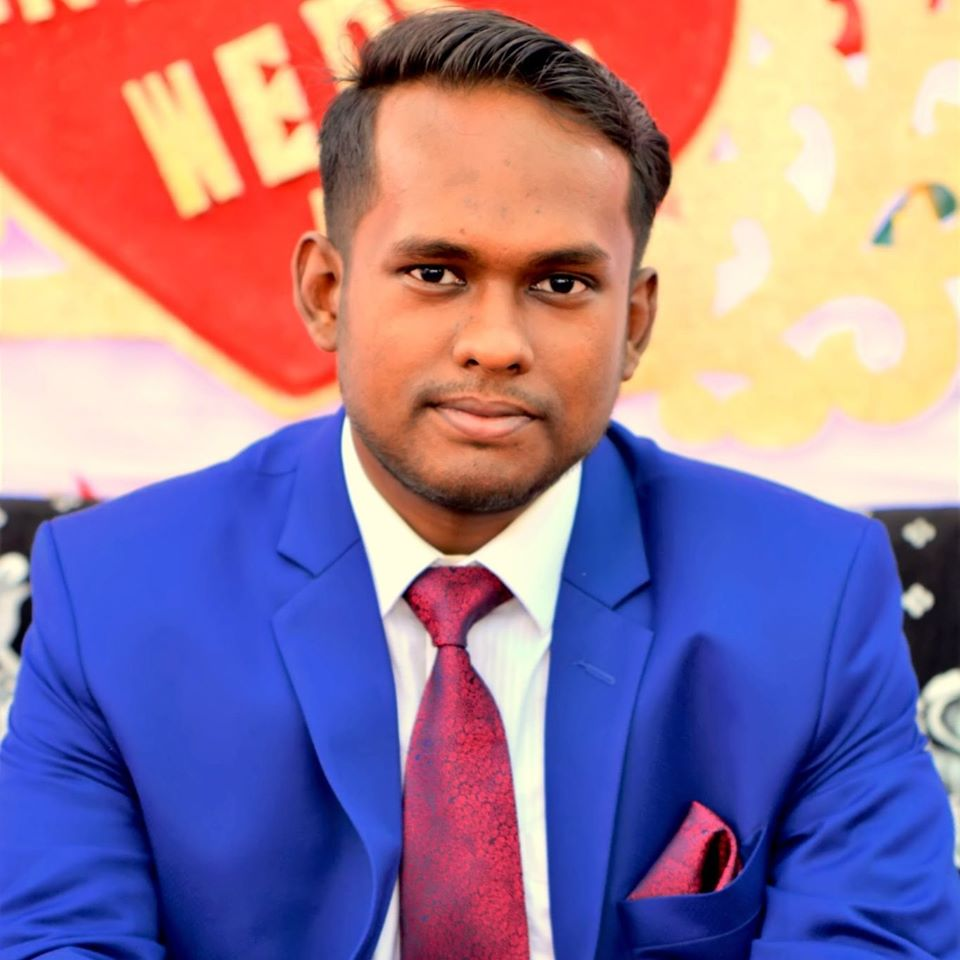
#> input picture hw1/solution/me_original.jpg, 960 x 960 px
$ python solution_code.py
#> lines starting #> are read from the running program, lines starting #| are printed output that depends on the picture

import numpy as np
import cv2
import matplotlib.pyplot as plt

def show_images(original_img, transformed_img, title):
    final_frame = cv2.hconcat((original_img, transformed_img))
    cv2.imshow(title, final_frame)
    cv2.waitKey(0)
    # [5 lines of commented-out code are left out]

def blurring_img(img):
    kernel = (5, 5)
    # blurred_img = cv2.blur(img, kernel) # average blurring
    blurred_img = cv2.GaussianBlur(img, kernel, 0) # Gaussian blurring
    # blurred_img = cv2.medianBlur(img,5) # median blurring
    show_images(img, blurred_img, 'Blurred')
    # cv2.imshow("Transformed", blurred_img)
    # plt.show()

def rotating_img(img, isRGB):
    if isRGB:
        rows, cols = img.shape[:2]
    else:
        rows, cols = img.shape
    temp = cv2.getRotationMatrix2D((cols/2,rows/2),90,1)
    rotated_img = cv2.warpAffine(img,temp,(cols,rows))
    show_images(img, rotated_img, 'Rotated')

def just_ops(color_img, gray_img):
    bgr_img = cv2.cvtColor(gray_img, cv2.COLOR_GRAY2BGR)
    plus = color_img + bgr_img
    minus = color_img - bgr_img + 100
    # minus_absolute = np.absolute(minus) + 100
    # cv2.imshow("aaa", minus)

def transform_affine(img, isRGB):
    if isRGB:
        rows,cols,ch = img.shape
    else:
        rows,cols = img.shape
    pt1 = np.float32([[50,50],[200,50],[50,200]])
    pt2 = np.float32([[10,100],[200,50],[100,250]])
    temp = cv2.getAffineTransform(pt1,pt2)
    affined = cv2.warpAffine(img,temp,(cols,rows))
    show_images(img, affined, 'affined')

def rgb2hsb(img):
    hsb_img = cv2.cvtColor(img, cv2.COLOR_BGR2HSV)
    show_images(img, hsb_img, 'hsb')

def gray2rgb(img):
    bgr_img = cv2.cvtColor(img, cv2.COLOR_GRAY2BGR)
    cv2.imshow('gray', img)
    cv2.imshow('bgr', bgr_img)

def concat_images(imga, imgb):
    """
    Combines two color image ndarrays side-by-side.
    """
    ha,wa = imga.shape[:2]
    hb,wb = imgb.shape[:2]
    max_height = np.max([ha, hb])
    total_width = wa+wb
    new_img = np.zeros(shape=(max_height, total_width, 3))
    new_img[:ha,:wa]=imga
    new_img[:hb,wa:wa+wb]=imgb
    return new_img

def make_pyramid(img):
    output = img.copy()
    layer = img.copy()
    while True:
        row_layer, col_layer = layer.shape[:2]
        if row_layer==1 and col_layer==1:
            break
        layer = cv2.pyrDown(layer)
        print("Size: " + str(layer.shape))
        output = concat_images(output, layer)
    cv2.imshow("pyramid", output.astype('uint8'))
    print(img.shape) # (960, 960, 3)
    print(output.shape) # (960, 1890, 3)

main_img = cv2.imread("me_original.jpg")
#> main_img is the input picture: shape (960, 960, 3); mean B, G, R 149.5, 120.3, 151.5
original_img = cv2.imread("me_blue.jpg")
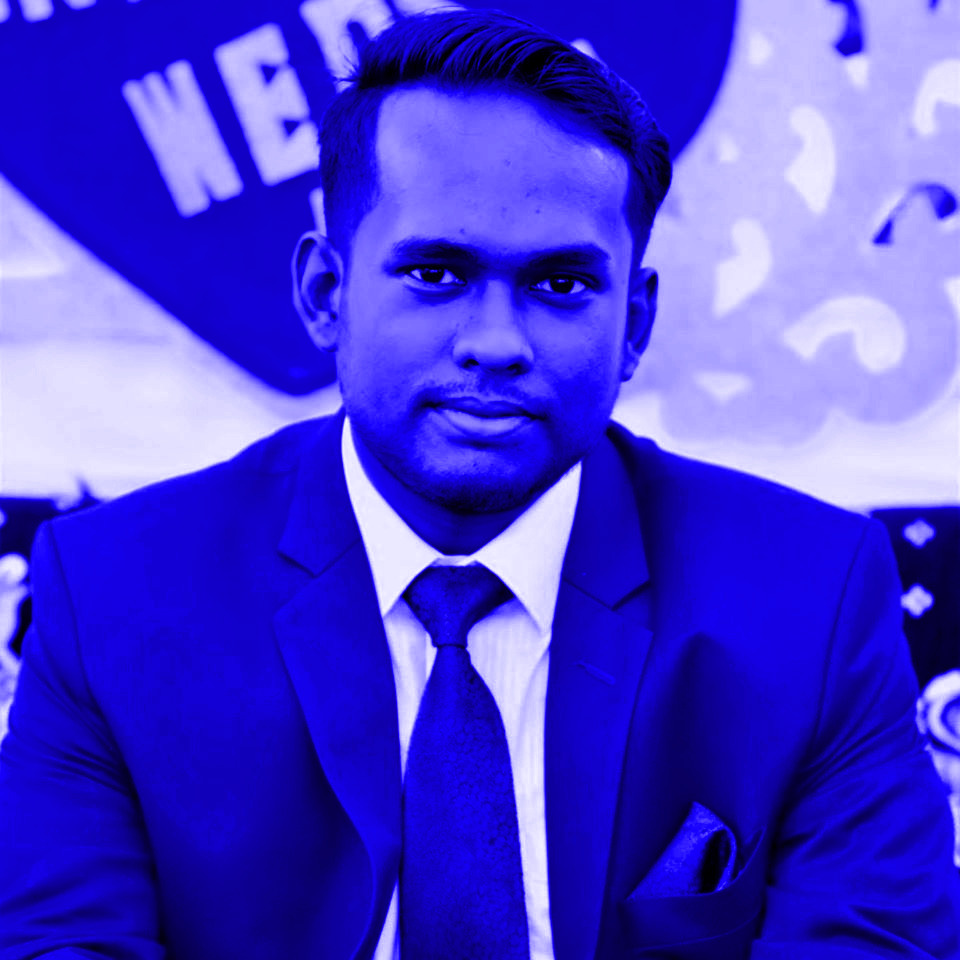
#> input picture hw1/solution/me_blue.jpg, 960 x 960 px
#> original_img is the input picture: shape (960, 960, 3); mean B, G, R 208.4, 60, 73.3
gray_img = cv2.cvtColor(original_img, cv2.COLOR_BGR2GRAY)
cv2.imshow('original', original_img)
cv2.imshow('grayscale', gray_img)

# # 5 transformations:
# # 1. blurring
blurring_img(original_img)
blurring_img(gray_img)
#
# # 2. rotation
rotating_img(original_img, isRGB=True)
rotating_img(gray_img, isRGB=False)
#
# # 3.
just_ops(original_img, gray_img)
#> in just_ops, `plus = color_img + bgr_img`:
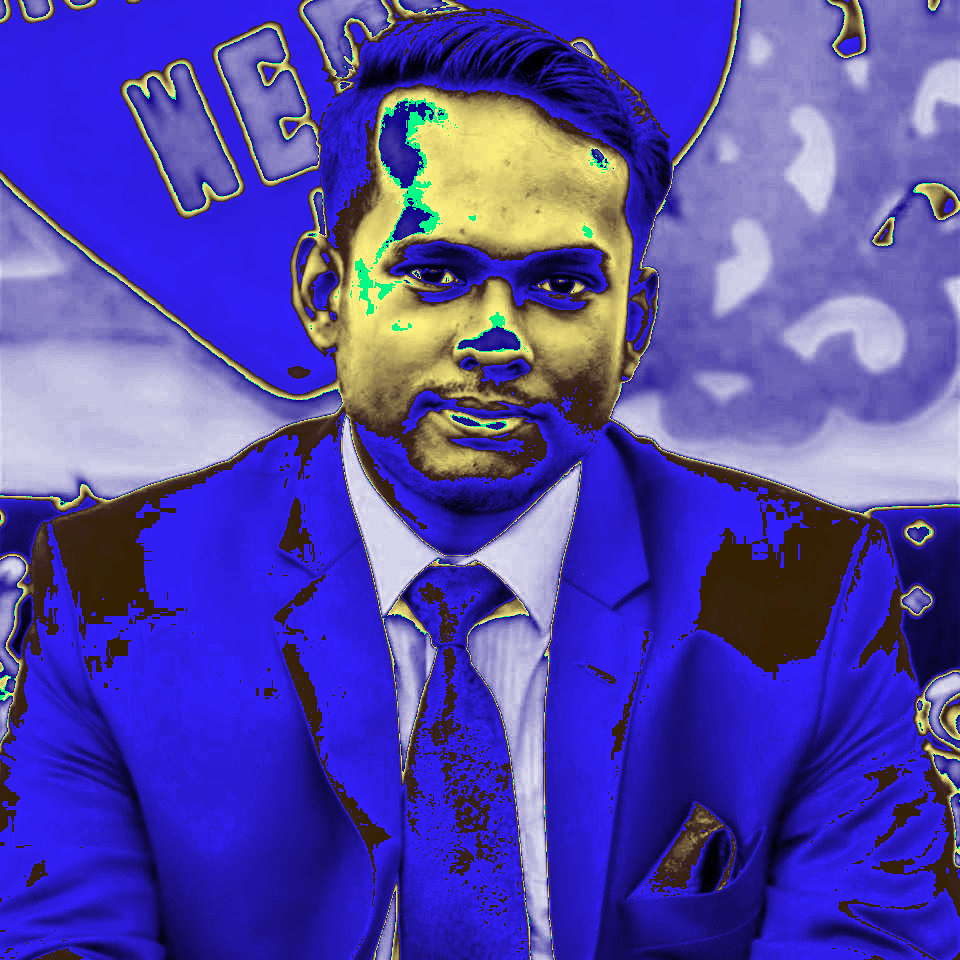
#> plus: shape (960, 960, 3); mean B, G, R 170.3, 70.6, 82.3
#> in just_ops, `minus = color_img - bgr_img + 100`:
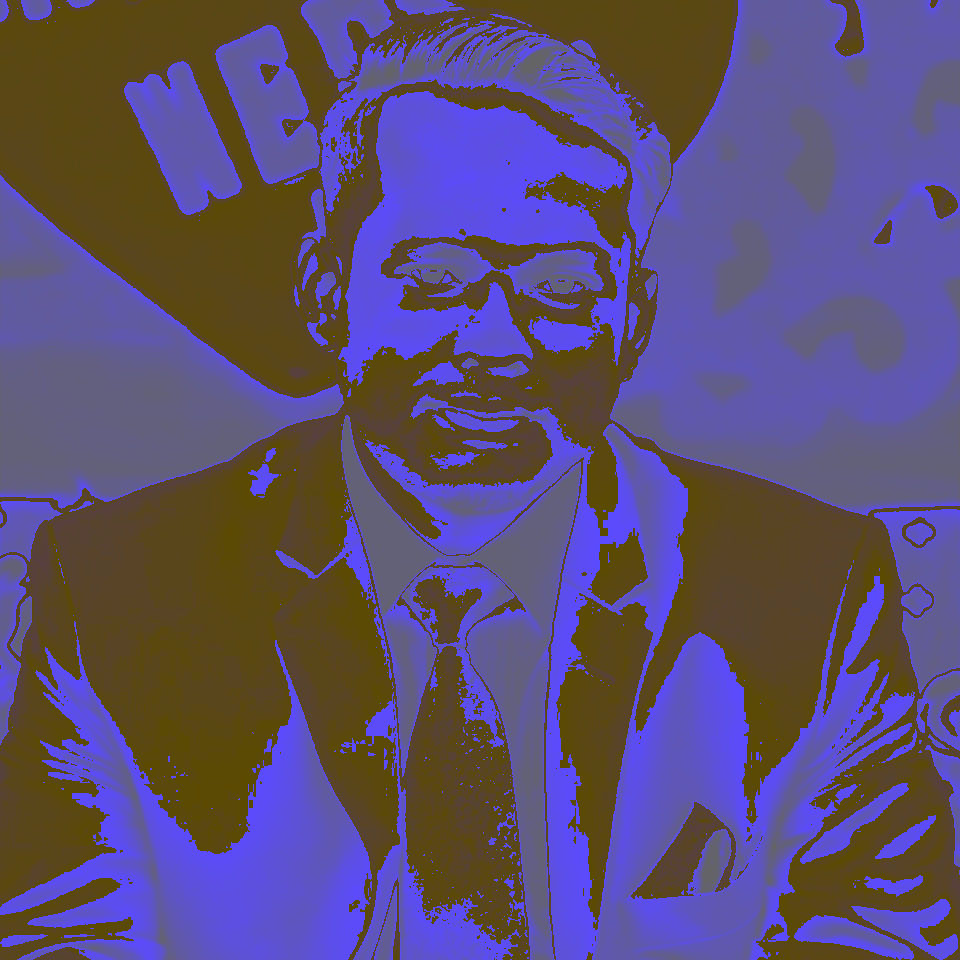
#> minus: shape (960, 960, 3); mean B, G, R 114, 79.1, 92.4
#
# # 4. affine transformation
transform_affine(original_img, isRGB=True)
transform_affine(gray_img, isRGB=False)
#> call 2 of transform_affine, with isRGB = False
#> in transform_affine (call 2), `affined = cv2.warpAffine(img,temp,(cols,rows))`:
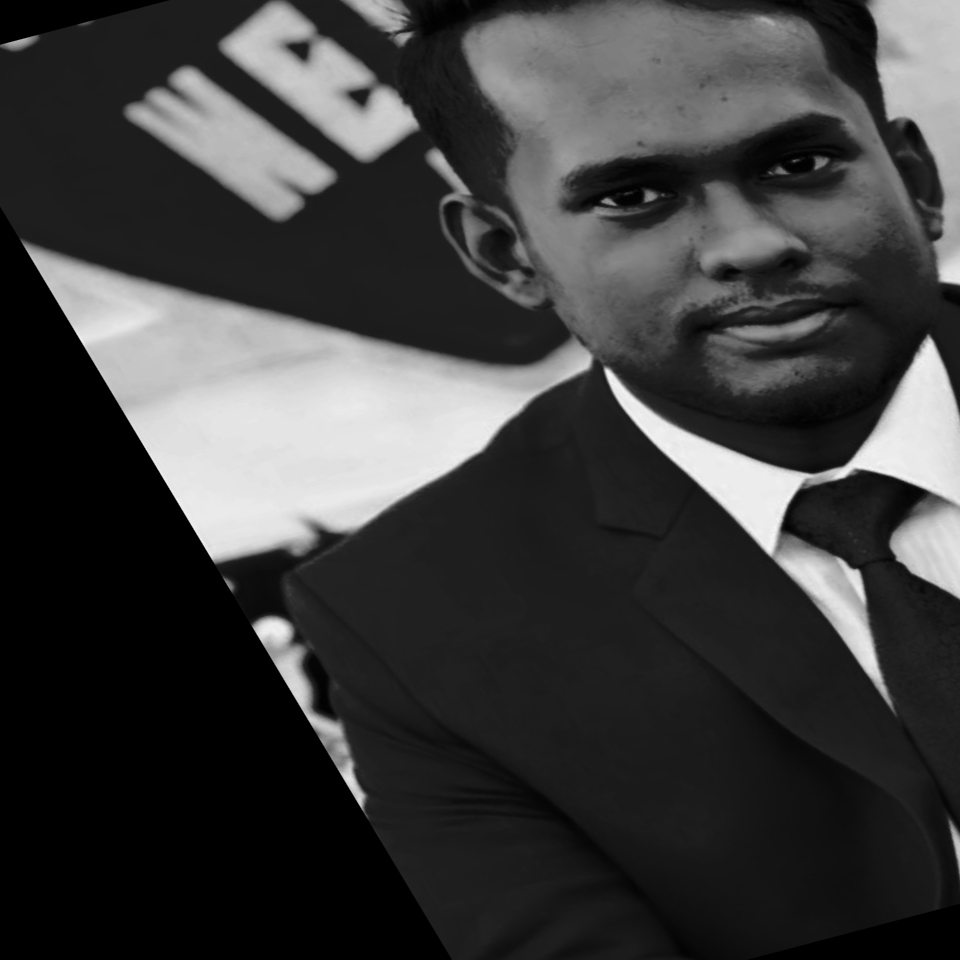
#> affined: shape (960, 960); min 0, max 248, mean 60.8
#
# # 5. RGB to HSB
rgb2hsb(original_img)
#> in rgb2hsb, `hsb_img = cv2.cvtColor(img, cv2.COLOR_BGR2HSV)`: hsb_img: shape (960, 960, 3); mean H, S, V 122.8, 194.7, 208.4
#> in show_images (call 7), `final_frame = cv2.hconcat((original_img, transformed_img))`:
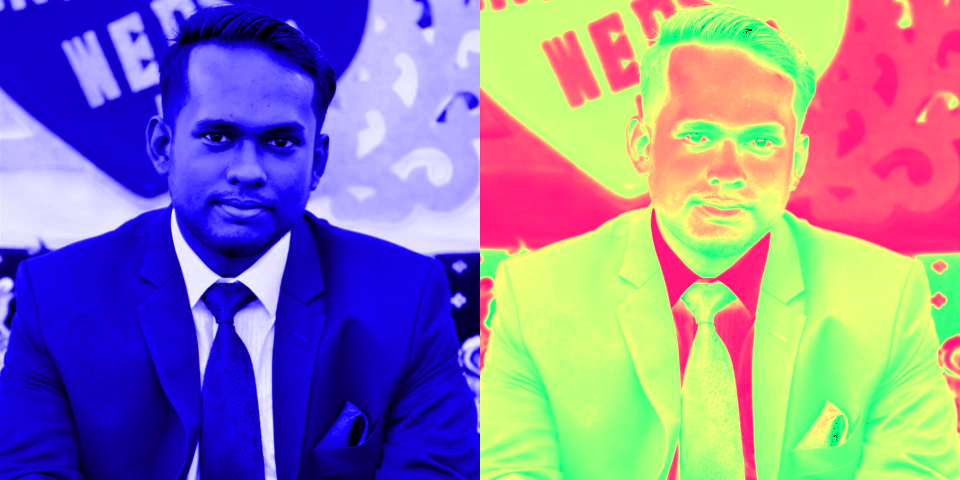
#> final_frame: shape (960, 1920, 3) (shown at 1/2 size); mean B, G, R 165.6, 127.4, 140.9
gray2rgb(gray_img)

make_pyramid(original_img)

cv2.waitKey(0)
